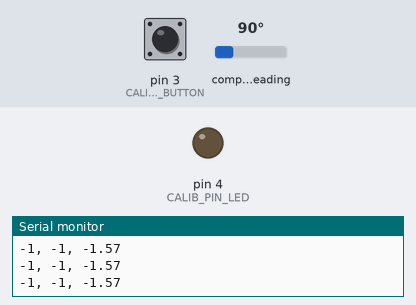
Simulated run of this sketch. Board: Arduino Uno, built with avr-gcc and run on an emulated ATmega328P. Shown: output pins drawn as LEDs (lit = HIGH), the last lines printed to the serial monitor. The inputs (shaded band) are chosen by the test bench; at power-on: pin 3 (CALIB_PIN_BUTTON) HIGH, compass heading 90°. EEPROM starts erased.

Above: at 1.2 s.
1.3 s: pin 3 (CALIB_PIN_BUTTON) pulled LOW for 0.15 s
At 1.38 s:
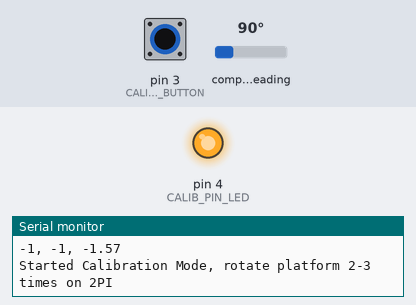
2.9 s: pin 3 (CALIB_PIN_BUTTON) pulled LOW for 3.2 s
At 7.0 s:
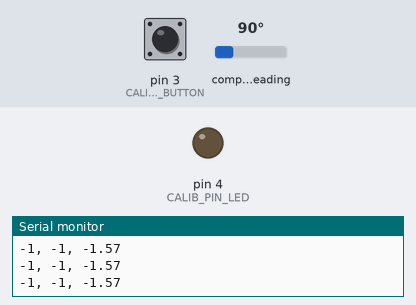
Timing chart, 0 to 8.5 s (numbered marks = the images above; inputs shaded):
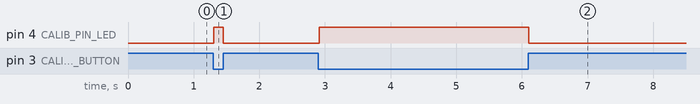

Measured:
- after the input at 1.3 s, pin 4 (CALIB_PIN_LED): LOW → HIGH at once, → LOW 0.15 s later
- after the input at 2.9 s, pin 4 (CALIB_PIN_LED): LOW → HIGH at once, → LOW 3.2 s later

The sketch:

CompassCalib.ino
```cpp
/*
  HMC5883L Triple Axis Digital Compass. Output for HMC5883L_processing.pde
  Read more: http://www.jarzebski.pl/arduino/czujniki-i-sensory/3-osiowy-magnetometr-hmc5883l.html
  GIT: https://github.com/jarzebski/Arduino-HMC5883L
  Web: http://www.jarzebski.pl
  (c) 2014 by Korneliusz Jarzebski
*/

#include <Wire.h>
#include <HMC5883L.h>
#include <EEPROM.h>

#define EEPROM_ADDR_OFFSET_X 0
#define EEPROM_ADDR_OFFSET_Y 1

#define CALIB_PIN_BUTTON 3
#define CALIB_PIN_LED 4

HMC5883L compass;
bool state = true; // true = measure, false = calibrate

void setup()
{
  Serial.begin(115200);

  pinMode(CALIB_PIN_BUTTON, INPUT_PULLUP);
  pinMode(CALIB_PIN_LED, OUTPUT);

  // Initialize HMC5883L
  while (!compass.begin())
  {
    delay(500);
  }

  attachInterrupt(digitalPinToInterrupt(CALIB_PIN_BUTTON), changeState, CHANGE);

  // Set measurement range
  compass.setRange(HMC5883L_RANGE_1_3GA);
  // Set measurement mode
  compass.setMeasurementMode(HMC5883L_CONTINOUS);
  // Set data rate
  compass.setDataRate(HMC5883L_DATARATE_30HZ);
  // Set number of samples averaged
  compass.setSamples(HMC5883L_SAMPLES_8);
  // Set calibration offset
  compass.setOffset( EEPROM.read(EEPROM_ADDR_OFFSET_X), EEPROM.read(EEPROM_ADDR_OFFSET_Y) );
}

void changeState()
{
  state = !state;
}

void loop()
{
  if(!state)
  {
    Serial.println("Started Calibration Mode, rotate platform 2-3 times on 2PI");
    digitalWrite(CALIB_PIN_LED,HIGH);
    int minX = 0;
    int maxX = 0;
    int minY = 0;
    int maxY = 0;
    int offX = 0;
    int offY = 0;
    while(!state)
    {
      Vector mag = compass.readRaw();

      // Determine Min / Max values
      if (mag.XAxis < minX) minX = mag.XAxis;
      if (mag.XAxis > maxX) maxX = mag.XAxis;
      if (mag.YAxis < minY) minY = mag.YAxis;
      if (mag.YAxis > maxY) maxY = mag.YAxis;

      // Calculate offsets
      offX = (maxX + minX)/2;
      offY = (maxY + minY)/2;
    }
    Serial.print("Exit Calibration Mode, offsets = ");
    Serial.print(offX);
    Serial.print(" ");
    Serial.println(offY);

    digitalWrite(CALIB_PIN_LED,LOW);
    EEPROM.write(EEPROM_ADDR_OFFSET_X,offX);
    EEPROM.write(EEPROM_ADDR_OFFSET_Y,offY);
    compass.setOffset(offX, offY);
  }


  long x = micros();
  Vector norm = compass.readNormalize();

  // Calculate heading
  float heading = atan2(norm.YAxis, norm.XAxis);

  // Correct for heading < 0deg and heading > 360deg
  if (heading < 0)
  {
    heading += 2 * PI;
  }

  if (heading > 2 * PI)
  {
    heading -= 2 * PI;
  }

  // Output
  Serial.print("-1, -1, ");
  Serial.println(-heading);

  // One loop: ~5ms @ 115200 serial.
  // We need delay ~28ms for allow data rate 30Hz (~33ms)
  delay(30);
}
```
